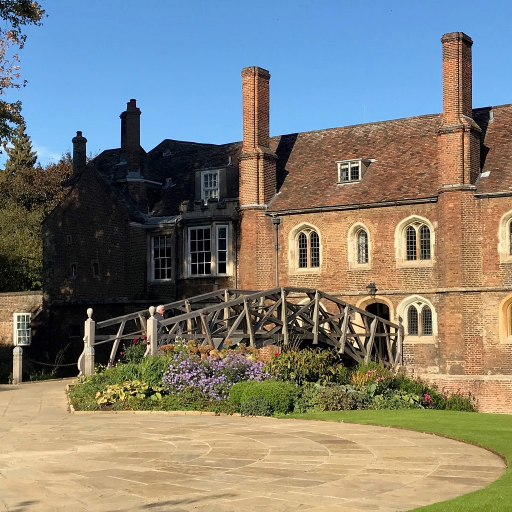
%> input picture bridge.jpg, 1024 x 1024 px (shown at 1/2 size)
$ octave IFTA.m   (GNU Octave 9; MATLAB toolbox functions it lacks are replaced by stand-ins)
%> lines starting %> are read from the running program, lines starting %| are printed output that depends on the picture
clear all; close all;

RGB=imread('bridge.jpg','jpg');
%> RGB is the input picture: size 1024x1024x3 uint8; mean R, G, B 128, 127.2, 118.6
I=rgb2gray(RGB);
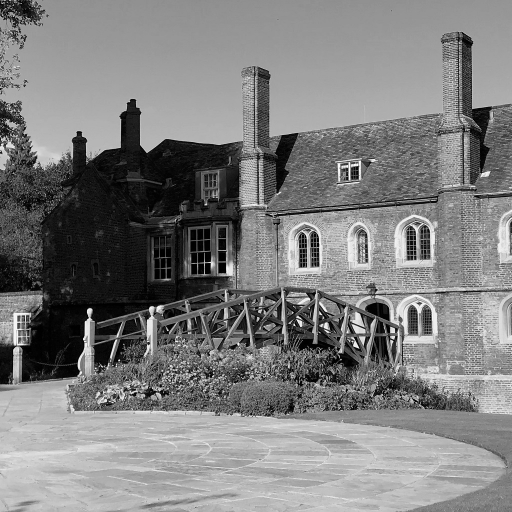
%> I: size 1024x1024 uint8 (shown at 1/2 size); min 0, max 254, mean 126.4
I=double(I);
%> I: size 1024x1024 double
I=I./max(max(I));
avg1=mean(mean(I));
%> avg1 = 0.498
figure;imshow(mat2gray(I));
%rgb2gray converts RGB image to 8-bits bitmap
%mat2gray coverts to grayscale [0,1]
%imwrite(I,'graybridge.bmp')
%figure;imshow(abs(I));
title('Original Image');
figure;
N=20;  %number of iterations to optimise the phase hologram
rmse = zeros (N,1);
n = zeros (N,1);
axis([0,N+1,0,1]);
xlabel('Number of iterations')
ylabel('RMSE')
hold on;
PH=rand([1024,1024]); % 1024*2014 random phase matrix
I1=I;
I3=I.*exp(1i*2*pi*PH);
for k=1:N
    H=fftshift(ifft2(fftshift(I1))); % ifft back to hologram
    I2=fftshift(fft2(fftshift(exp(1i.*angle(H)))));
    avg2=mean(mean(abs(I2)));
    I2=(I2./avg2).*avg1;
    rmse(k,1)=(mean(mean((abs(I2)-I).^2)))^0.5;
    n(k,1)=k;
    I1=I.*exp(1j*angle(I2));
end
%> this loop made 20 passes
%> avg2 on passes 1 to 12: 708.2, 883.5, 905.1, 910.1, 911.8, 912.5, 913.1, 915.5, 923.5, 933.6, 939.9, 942.4
%> after the loop, n = 20 values from 1 to 20; rmse = 20 values, max 0.595 at index 1, min 0.071 at index 20, mean 0.177
plot(n,rmse,'Color',[0.8500 0.3250 0.0980]);
hold on;
for k=1:N
    H=fftshift(ifft2(fftshift(I3))); % ifft back to hologram
    I2=fftshift(fft2(fftshift(exp(1i.*angle(H)))));
    avg2=mean(mean(abs(I2)));
    I2=(I2./avg2).*avg1;
    rmse(k,1)=(mean(mean((abs(I2)-I).^2)))^0.5;
    n(k,1)=k;
    I3=I.*exp(1j*angle(I2));
end
%> this loop made 20 passes
%> avg2 on passes 1 to 12: 925.9, 938.8, 939.8, 939.2, 938.3, 937.3, 936.4, 935.6, 934.9, 934.2, 933.6, 933
%> after the loop, rmse = 20 values, max 0.185 at index 1, min 0.0467 at index 20, mean 0.0757


plot(n,rmse,'Color',[0 0.4470 0.7410]);      %[0.8500 0.3250 0.0980] [0 0.4470 0.7410]
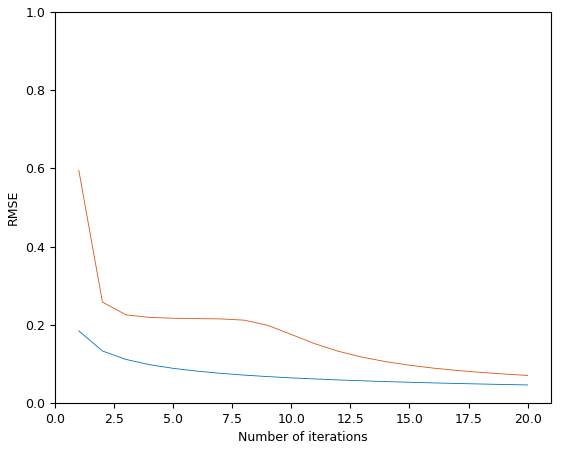
%> figure redrawn from the program's plot data; curve peaks at x = 1, y = 0.595; curve peaks at x = 1, y = 0.185
I2=I2./max(max(abs(I2)));
figure;imshow(abs(I2));
title('Reconstructed image')
figure;imshow(mat2gray(angle(H)));
%> after `imshow(mat2gray(angle(H)))`:
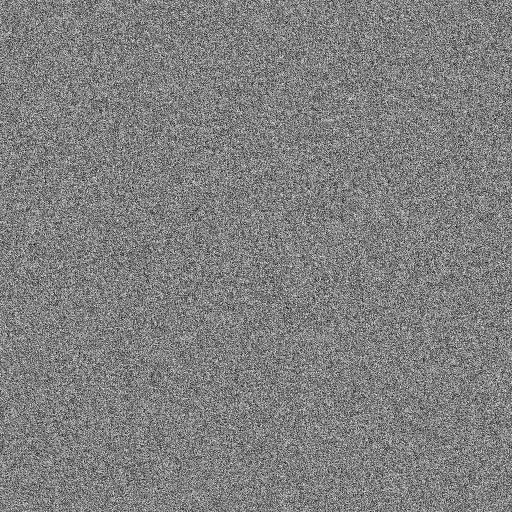
%> displayed picture: size 1024x1024, on the screen's scale of 0 to 255 (shown at 1/2 size); min 0, max 255, mean 127.5
title('Hologram')
